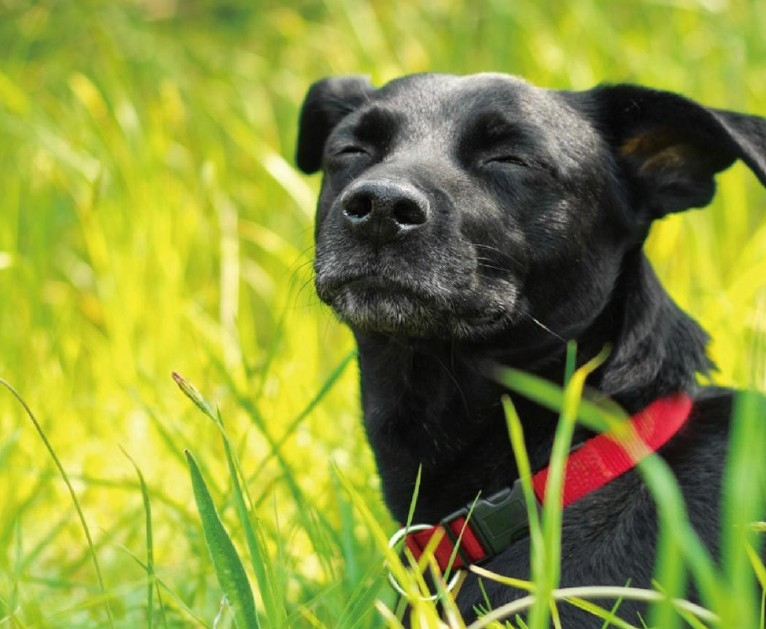
#> input picture Image Process/example/RGB分解/1.jpg, 766 x 629 px
$ python test.py   (Python 2 division)
#> lines starting #> are read from the running program, lines starting #| are printed output that depends on the picture
#conding=UTF-8
from PIL import Image
from PIL import ImageFilter

file = 1

img = Image.open("1.jpg")
#> img is the input picture: PIL image 766x629 RGB; mean R, G, B 137.9, 147.3, 57.3

img = img.convert('RGB')

pix = img.load()

(width, height) = img.size
#> width = 766; height = 629

print width,height
#| 766 629

for x in range(width):
    for y in range(height):
        (r,g,b) = pix[x,y]
        pix[x,y] = (b,r,g)


img.save("1_output.jpg", quality=100)
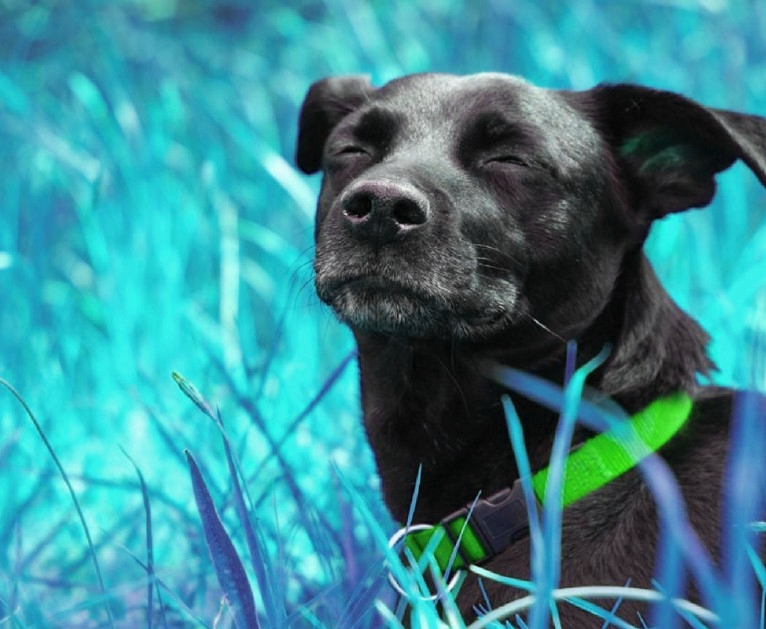
#> saved as 1_output.jpg: PIL image 766x629 RGB; mean R, G, B 57.3, 137.9, 147.3
